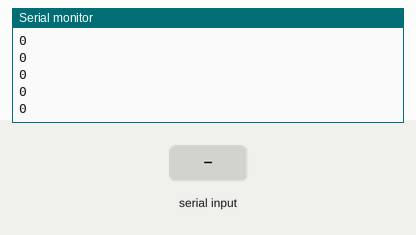
A sketch run on a simulated Arduino Uno, built with avr-gcc and run on an emulated ATmega328P. Shown: the last lines printed to the serial monitor. The inputs (shaded band) are chosen by the test bench.

Above: at 1.2 s.
1.3 s: "1" received over the second serial link
At 1.9 s:
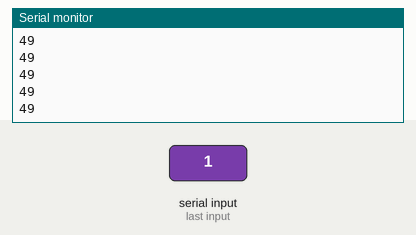
2.8 s: "0" received over the second serial link
At 3.9 s:
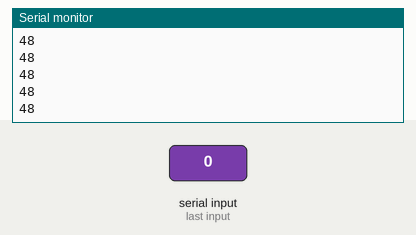
4.3 s: "2" received over the second serial link
At 5.0 s:
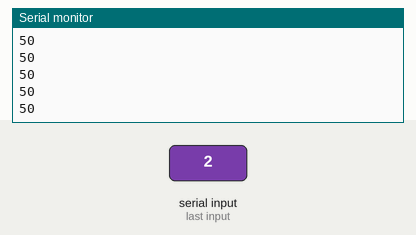
Timing chart, 0 to 7.3 s (numbered marks = the images above; inputs shaded):
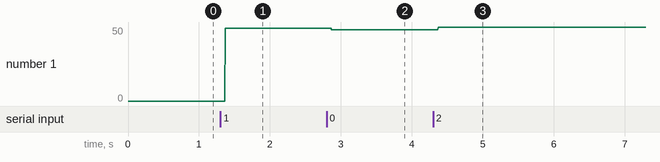

The sketch:

iot_check.ino
```cpp
#include <SoftwareSerial.h>
SoftwareSerial b(8,9);
int x=0;
void setup() {
  Serial.begin(9600);
  b.begin(9600);


}

void loop() {
  if(b.available())
  {
    x=b.read();
  }
  Serial.println(x);

}
```

Measured:
- after the input at 1.3 s, the serial monitor: prints a new line after 0.07 s (image 1)
- after the input at 2.8 s, the serial monitor: prints a new line after 0.07 s (image 2)
- after the input at 4.3 s, the serial monitor: prints a new line after 0.07 s (image 3)
- plotted number 1: 0 → 49 after the input at 1.3 s, 49 → 48 after the input at 2.8 s, 48 → 50 after the input at 4.3 s
